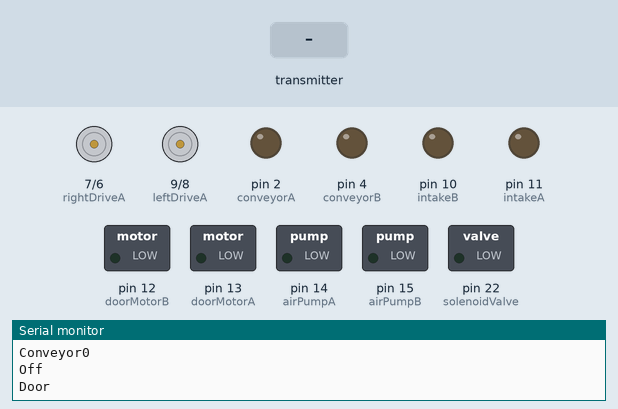
The sketch below on a simulated Arduino Mega 2560, built with avr-gcc and run on an emulated ATmega2560. Parts: motor-driver pin pairs drawn as motors (green arrow = first pin HIGH = forward, orange = second pin HIGH = backward, longer = more drive), switched loads named in the sketch (green lamp = pin HIGH), output pins drawn as LEDs (lit = HIGH), the last lines printed to the serial monitor. Inputs (shaded band) come from the test bench. No radio packets arrive unless stated.

Above: at 3.2 s.
3.3 s: the transmitter starts sending speed = 0
At 4.5 s:
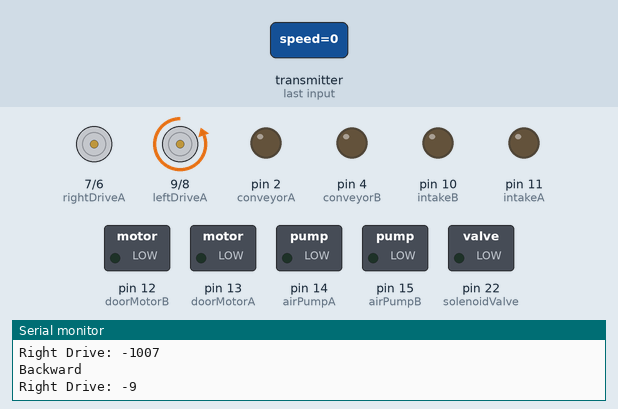
5.0 s: the transmitter starts sending xCord = 256
At 5.5 s:
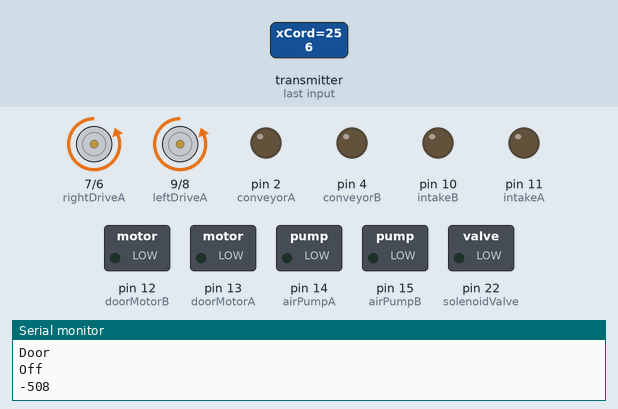
6.6 s: the transmitter starts sending yCord = 512
At 7.6 s:
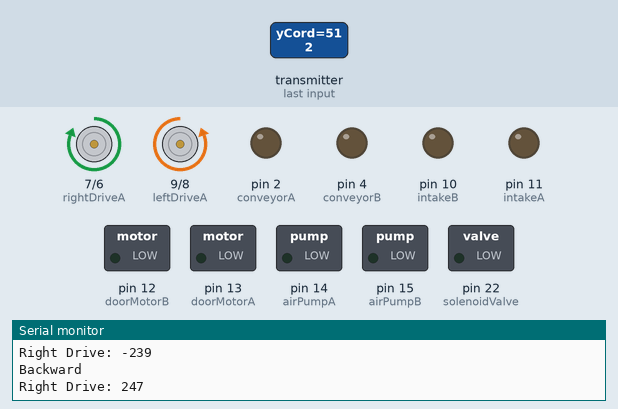
8.3 s: the transmitter starts sending varPot = 256
At 9.0 s:
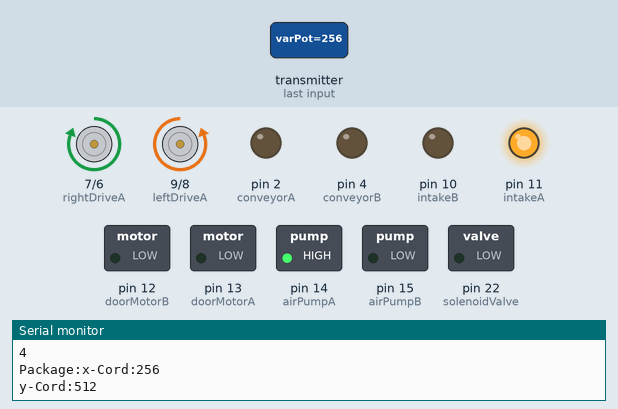
10.0 s: the transmitter starts sending xCord = 1023
At 11.2 s:
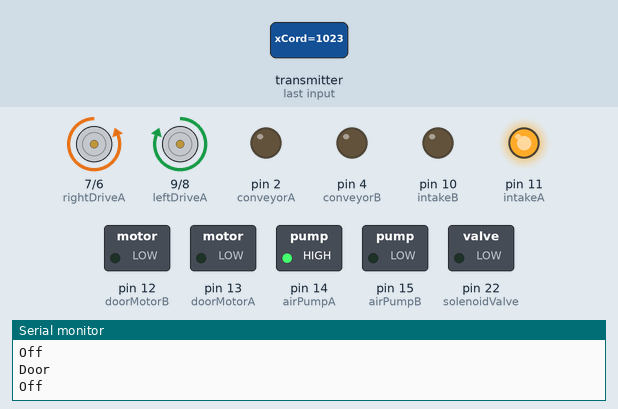
11.6 s: the transmitter starts sending speed = 256
At 13.1 s:
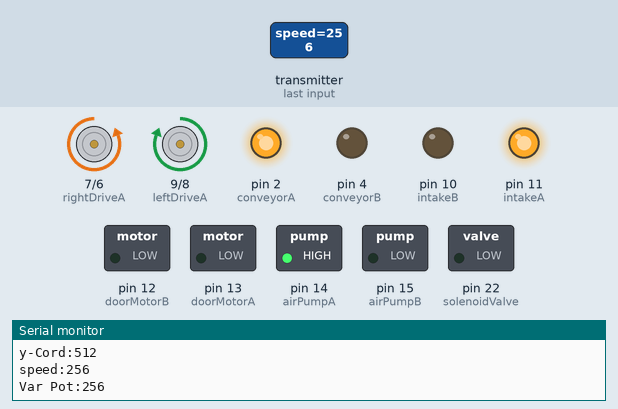
Timing chart, 0 to 14.3 s (numbered marks = the images above; inputs shaded):
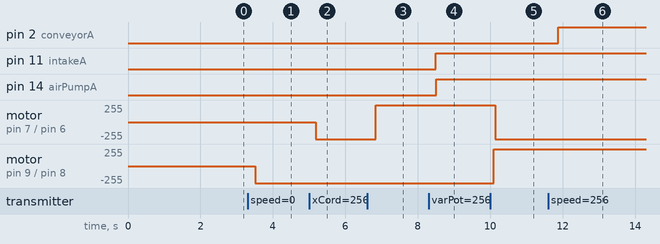

Measured:
- after the input at 3.3 s, motor on pin 9 (leftDriveA) / pin 8 (leftDriveB): stopped → backward 255/255 after 0.22 s
- after the input at 5.0 s, motor on pin 7 (rightDriveA) / pin 6 (rightDriveB): stopped → backward 255/255 after 0.18 s
- after the input at 6.6 s, motor on pin 7 (rightDriveA) / pin 6 (rightDriveB): backward 255/255 → forward 255/255 after 0.24 s
- after the input at 8.3 s, pin 11 (intakeA): LOW → HIGH after 0.19 s; pin 14 (airPumpA): LOW → HIGH after 0.21 s
- after the input at 10.0 s, motor on pin 7 (rightDriveA) / pin 6 (rightDriveB): forward 255/255 → backward 255/255 after 0.13 s; motor on pin 9 (leftDriveA) / pin 8 (leftDriveB): backward 255/255 → forward 255/255 after 0.10 s
- after the input at 11.6 s, pin 2 (conveyorA): LOW → HIGH after 0.27 s

The sketch:

main.ino
```cpp
// Hardware Pinouts:
// // Air Pump
#define airPumpA 14
#define airPumpB 15
#define conveyorA 2
#define conveyorB 4

// // Drive Train
#define rightDriveA 7
#define rightDriveB 6
#define rightDriveEnable 3
#define leftDriveA 9
#define leftDriveB 8
#define leftDriveEnable 5

// // Intake
#define intakeA 11
#define intakeB 10

// // Lift
#define doorMotorA 13
#define doorMotorB 12

// // Solenoid
#define solenoidValve 22

// // Radio
#define radioMISO 50
#define radioMOSI 51
#define radioSCK 52
#define radioCSN 49
#define radioCE 48
// #define radioIRQ

// Libraries
#include "RF24.h" //Import RF24 library
#include <SPI.h>  //Import SPI library

byte addresses[][6] = {"0"};

RF24 radio (radioCE, radioCSN); //These can be any I/O pins. Connect to (CE, CSN) respectively

struct radioInformation //data package that will be sent
{
  int speed;
  int xCord;
  int yCord;
  int varPot;
};

radioInformation data;

int speed;
int turn;
int Direction;
int varPot;

int power;
int Delta;
int Theta;

const int STALL_CORRECTION = 100;

void setup(){
    pinMode(airPumpA, OUTPUT);
    pinMode(airPumpB, OUTPUT);
    pinMode(conveyorA, OUTPUT);
    pinMode(conveyorB, OUTPUT);
    pinMode(rightDriveA, OUTPUT);
    pinMode(rightDriveB, OUTPUT);
    pinMode(leftDriveA, OUTPUT);
    pinMode(leftDriveB, OUTPUT);
    pinMode(intakeA, OUTPUT);
    pinMode(intakeB, OUTPUT);
    pinMode(doorMotorA, OUTPUT);
    pinMode(doorMotorB, OUTPUT);
    pinMode(solenoidValve, OUTPUT);
    pinMode(radioMOSI, OUTPUT);
    pinMode(radioSCK, OUTPUT);
    pinMode(radioCSN, OUTPUT);
    // pinMode(radioIRQ, OUTPUT);
    pinMode(radioCE, OUTPUT);
    Serial.begin(9600);

    //Setup radio
    radio.begin();
    radio.setChannel(115);
    radio.setPALevel(RF24_PA_MAX); //Set NRF24L01+ to max current draw
    radio.setDataRate( RF24_250KBPS ) ; //Set data rate to 250KBPS (for longest range)
    radio.maskIRQ(1, 1, 0); //set NRF24L01+ to inturuppt only when data is recieved
    radio.openReadingPipe(1, addresses[0]);
    radio.startListening();

    Serial.println("Radio Setup Complete");
    Serial.println("Setup Complete");
    delay(2000);
}

void loop(){
    readRadio();
    // rightDrive(Direction);
    // leftDrive(Direction);
    drive(Direction, turn);
    intake(varPot);
    conveyor(speed);
    door(speed);
    Serial.println(Direction);
    // delay(1);
    // Serial.println("Looping");
    // delay(1000);
    // // drive(255, 100);
    // intake(255);
    // delay(1000);
    // intake(0);
}

void readRadio(){
  if ( radio.available()) //Check if radio is available
  {
      radio.read(&data, sizeof(data));
      // For testing reasons:
        Serial.print("\nPackage:");
        Serial.print("x-Cord:");
        Serial.print(data.xCord);
        Serial.print("\n");
        Serial.print("y-Cord:");
        Serial.print(data.yCord);
        Serial.print("\n");
        Serial.print("speed:");
        Serial.print(data.speed);
        Serial.print("\n");
        Serial.print("Var Pot:");
        Serial.print(data.varPot);
        Serial.print("\n");
  }
  else {
    Serial.print("Radio was not avaliable");
    // stopDrive();
    return;
  }
  /*Serial.println(Direction);
  Serial.println(turn);
  Serial.println(speed);*/

  Direction = data.yCord - 508;
  turn = data.xCord - 499;
  speed = data.speed; //allows for very fine control on speed
  varPot = data.varPot;
}

void stopDrive(){
    // drive(0, 0);
}

// void drive(int speed, int turn) {
//     int leftSpeed = speed + turn;
//     int rightSpeed = speed - turn;

//     leftDrive(leftSpeed);
//     rightDrive(rightSpeed);
// }

void drive(int speed, int turn) {
    int leftSpeed = speed + turn;
    int rightSpeed = speed - turn;

    leftDrive(leftSpeed);
    rightDrive(rightSpeed);
}

void rightDrive(int speed){
    Serial.print("Right Drive: ");
    Serial.println(speed);
    if (speed < 10 && speed > -10){
        Serial.println("Stopping");
        digitalWrite(rightDriveA, LOW);
        digitalWrite(rightDriveB, LOW);
    }
    else if (speed > 10){
        Serial.println("Forward");
        digitalWrite(rightDriveA, HIGH);
        digitalWrite(rightDriveB, LOW);
        digitalWrite(rightDriveEnable, HIGH);
        // analogWrite(rightDriveEnable, speed + STALL_CORRECTION);
    }
    else if (speed < -10){
        Serial.println("Backward");
        digitalWrite(rightDriveA, LOW);
        digitalWrite(rightDriveB, HIGH);
        digitalWrite(rightDriveEnable, HIGH);
        // analogWrite(rightDriveEnable, -speed + STALL_CORRECTION);
    }
}

void leftDrive(int speed){
    Serial.print("Right Drive: ");
    Serial.println(speed);
    if (speed < 10 && speed > -10){
        Serial.println("Stopping");
        digitalWrite(leftDriveA, LOW);
        digitalWrite(leftDriveB, LOW);
    }
    else if (speed > 10){
        Serial.println("Forward");
        digitalWrite(leftDriveA, HIGH);
        digitalWrite(leftDriveB, LOW);
        digitalWrite(leftDriveEnable, HIGH);
        // analogWrite(leftDriveEnable, speed + STALL_CORRECTION);
    }
    else if (speed < -10){
        Serial.println("Backward");
        digitalWrite(leftDriveA, LOW);
        digitalWrite(leftDriveB, HIGH);
        digitalWrite(leftDriveEnable, HIGH);
        // analogWrite(leftDriveEnable, -speed + STALL_CORRECTION);
    }
}

void intake(int speed) {
    Serial.print("Intake: ");
    Serial.println(speed);
    if (speed < 30 ) {
        Serial.println("Stopping");
        digitalWrite(intakeA, LOW);
        digitalWrite(intakeB, LOW);
        airPump(0);
    }
    else if (speed > 30 && speed < 500) {
        Serial.println("Forward");
        digitalWrite(intakeA, HIGH);
        digitalWrite(intakeB, LOW);
        airPump(255);
    }

    else if (speed > 501 && speed < 1023) {
        Serial.println("Backward");
        airPump(255);
    }
}

void airPump(int s) {
    Serial.print("Air Pump: ");
    Serial.println(s);
    if (s < 30) {
        Serial.println("Off");
        digitalWrite(airPumpA, LOW);
    }
    else if (s > 30 && s < 500) {
        Serial.println("On");
        digitalWrite(airPumpA, HIGH);
    } else if (s > 501 && s < 1023) {
        Serial.println("On");
        digitalWrite(airPumpB, HIGH);
    }
}

void conveyor(int s) {
    Serial.print("Conveyor");
    Serial.println(s);
    if (s < 30 ) {
        Serial.println("Off");
        digitalWrite(conveyorA, LOW);
        digitalWrite(conveyorB, LOW);
    } else if (s > 31 && s < 500) {
        Serial.println("On");
        digitalWrite(conveyorA, HIGH);
        digitalWrite(conveyorB, LOW);
    }
}

void door(int s) {
    Serial.println("Door");
    if (s < 30) {
        Serial.println("Off");
        digitalWrite(doorMotorA, LOW);
    }
    else if (s > 501) {
        Serial.println("On");
        digitalWrite(doorMotorA, HIGH);
    }
}

void blower(int s) {
    Serial.println("Blower: ");
    Serial.println(s);

    if (s < 30 ) {
        Serial.println("Off");
        digitalWrite(solenoid, LOW);
        digitalWrite(airPumpB, LOW);
    } else {
        digitalWrite(solenoid, HIGH);
        digitalWrite(airPumpB, HIGH);
    }
}

void solenoid(int speed) {
    Serial.println("Solenoid: ");
    Serial.println(speed);
    if (speed < 30 ) {
        // Serial.println("")
        digitalWrite(solenoidValve, LOW);
    }
    else {
        // Serial.println("")
        digitalWrite(solenoidValve, HIGH);
    }

}
```
